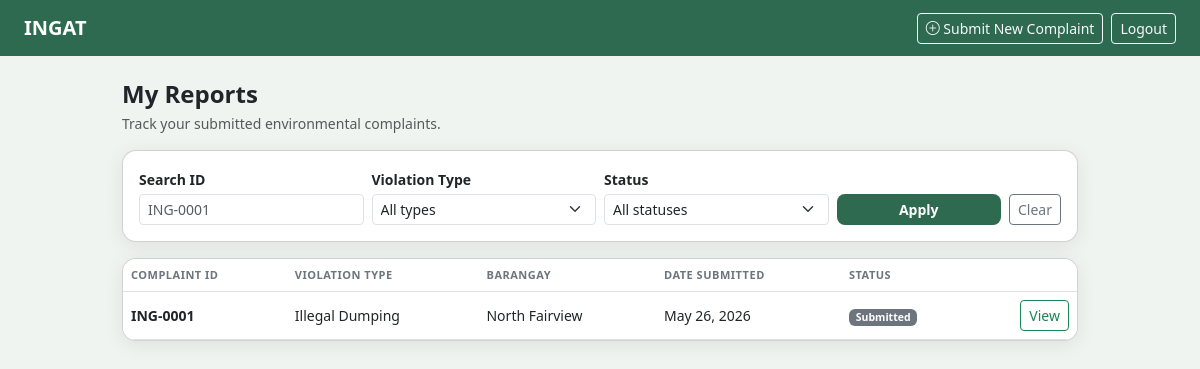
The page /user/my-reports (signed in) on the database as committed earlier.
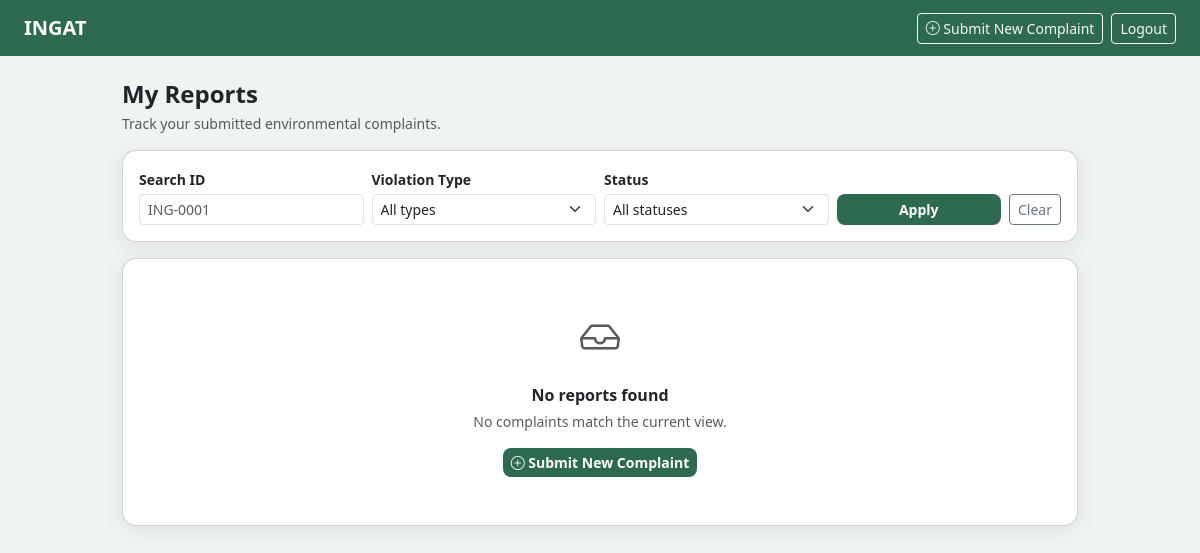
The same page on the database as committed later.
### models.py (models this page shows)
class Complaint(db.Model):
    __tablename__ = 'complaints'
    id = db.Column(db.Integer, primary_key=True)
    user_id = db.Column(db.Integer, db.ForeignKey('users.id'), nullable=False)
    agency_id = db.Column(db.Integer, db.ForeignKey('agencies.id'), nullable=True)
    violation_type = db.Column(db.String(100), nullable=False)
    street_address = db.Column(db.String(255), nullable=False)
    barangay = db.Column(db.String(100), nullable=False)
    municipality = db.Column(db.String(100), nullable=False)
    date_incident = db.Column(db.Date, nullable=False)
    description = db.Column(db.Text, nullable=False)
    photo_path = db.Column(db.String(255), nullable=True)
    generated_letter = db.Column(db.Text, nullable=True)
    letter_generated = db.Column(db.Boolean, default=False)
    status = db.Column(db.String(50), default='Submitted')
    created_at = db.Column(db.DateTime, default=datetime.utcnow)
    status_history = db.relationship('StatusHistory', backref='complaint', lazy=True)

### routes/user_routes.py (the view)
@user_bp.route('/my-reports')
@member_required
def my_reports():
    from models import Complaint
    status_filter = request.args.get('status', '').strip()
    violation_filter = request.args.get('violation_type', '').strip()
    search = request.args.get('q', '').strip()
    query = Complaint.query.filter_by(user_id=current_user.id)
    if status_filter:
        query = query.filter_by(status=status_filter)
    if violation_filter:
        query = query.filter_by(violation_type=violation_filter)
    if search:
        normalized = search.upper().replace('#ING-', '').replace('ING-', '').strip()
        try:
            query = query.filter_by(id=int(normalized))
        except ValueError:
            query = query.filter(Complaint.id == -1)
    complaints = query.order_by(Complaint.created_at.desc()).all()
    all_statuses = ['Submitted', 'Under Review', 'Forwarded to Agency', 'Resolved']
    return render_template(
        'user/my_reports.html',
        complaints=complaints,
        status_filter=status_filter,
        violation_filter=violation_filter,
        search=search,
        all_statuses=all_statuses,
        violation_types=ALLOWED_VIOLATION_TYPES,
    )

### routes/auth.py (called while the page is built)
def member_required(fn):
    @login_required
    @wraps(fn)
    def wrapper(*args, **kwargs):
        from models import AdminUser, User
        if isinstance(current_user, AdminUser):
            return redirect(url_for('admin.dashboard'))
        if not isinstance(current_user, User):
            flash('Please log in to continue.', 'danger')
            return redirect(url_for('user.user_login'))
        return fn(*args, **kwargs)
    return wrapper

### templates/user/my_reports.html (shortened to what the changed rows need)
<!DOCTYPE html>
<html lang="en">
<head>
    <link href="https://cdn.jsdelivr.net/npm/bootstrap@5.3.0/dist/css/bootstrap.min.css" rel="stylesheet">
    <link href="https://cdn.jsdelivr.net/npm/bootstrap-icons@1.10.5/font/bootstrap-icons.css" rel="stylesheet">
</head>
<body>
<div class="container py-4" style="max-width: 980px;">
    <div class="card p-0 overflow-hidden">
        {% if complaints %}
        <div class="table-responsive">
            <table class="table table-hover mb-0 align-middle">
                <thead class="bg-light">
                    <tr>
                        <th>Complaint ID</th>
                        <th>Violation Type</th>
                        <th>Barangay</th>
                        <th>Date Submitted</th>
                        <th>Status</th>
                        <th></th>
                    </tr>
                </thead>
                <tbody>
                    {% for c in complaints %}
                    <tr class="report-row" onclick="window.location='{{ url_for('user.report_detail', complaint_id=c.id) }}'">
                        <td class="fw-semibold">ING-{{ '%04d' % c.id }}</td>
                        <td>{{ c.violation_type }}</td>
                        <td>{{ c.barangay }}</td>
                        <td>{{ c.created_at.strftime('%b %d, %Y') }}</td>
                        <td>
                            {% if c.status == 'Submitted' %}
                                <span class="badge badge-submitted">Submitted</span>
                            {% elif c.status == 'Under Review' %}
                                <span class="badge badge-review">Under Review</span>
                            {% elif c.status == 'Forwarded to Agency' %}
                                <span class="badge badge-forwarded">Forwarded</span>
                            {% elif c.status == 'Resolved' %}
                                <span class="badge badge-resolved">Resolved</span>
                            {% else %}
                                <span class="badge bg-secondary">{{ c.status }}</span>
                            {% endif %}
                        </td>
                        <td class="text-end">
                            <a href="{{ url_for('user.report_detail', complaint_id=c.id) }}"
                               class="btn btn-sm btn-outline-success"
                               onclick="event.stopPropagation()">View</a>
                        </td>
                    </tr>
                    {% endfor %}
                </tbody>
            </table>
        </div>
        {% else %}
        <div class="text-center py-5 px-3">
            <i class="bi bi-inbox text-muted" style="font-size: 40px;"></i>
            <p class="fw-semibold mt-3 mb-1">No reports found</p>
            <p class="text-muted small mb-3">No complaints match the current view.</p>
            <a href="{{ url_for('user.submit_complaint') }}" class="btn btn-ingat btn-sm">
                <i class="bi bi-plus-circle"></i> Submit New Complaint
            </a>
        </div>
        {% endif %}
    </div>
</div>
</body>
</html>

Rows that differ between the two databases and show on the page:
removed Complaint: id "0001", violation_type "Illegal Dumping", barangay "North Fairview", created_at "May 26, 2026", status "Submitted"
Other text that changed with them:
text no longer shown: "COMPLAINT ID VIOLATION TYPE BARANGAY DATE SUBMITTED STATUS"
text now shown: "No reports found No complaints match the current view. Submit New Complaint"
